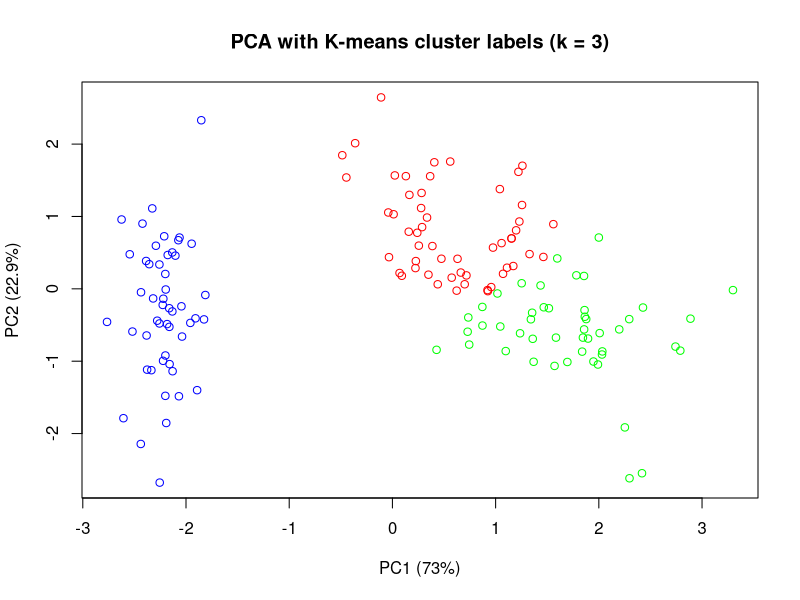
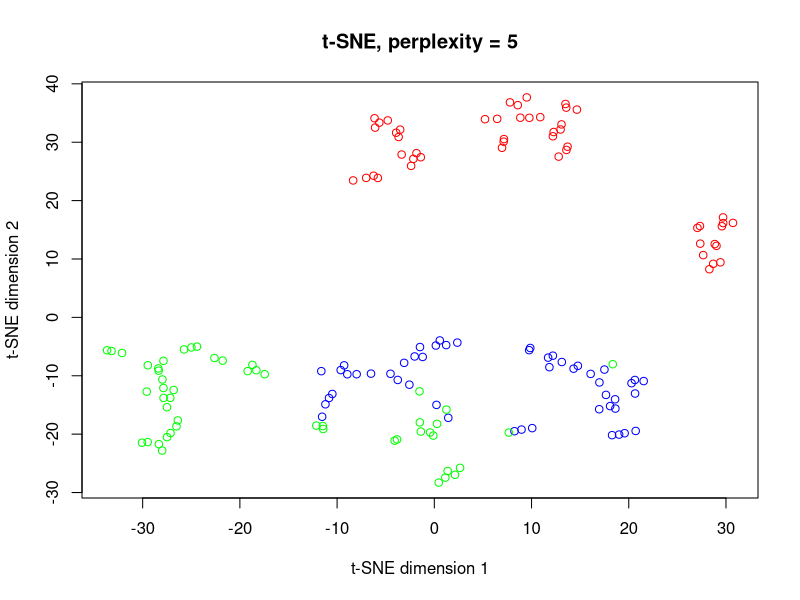
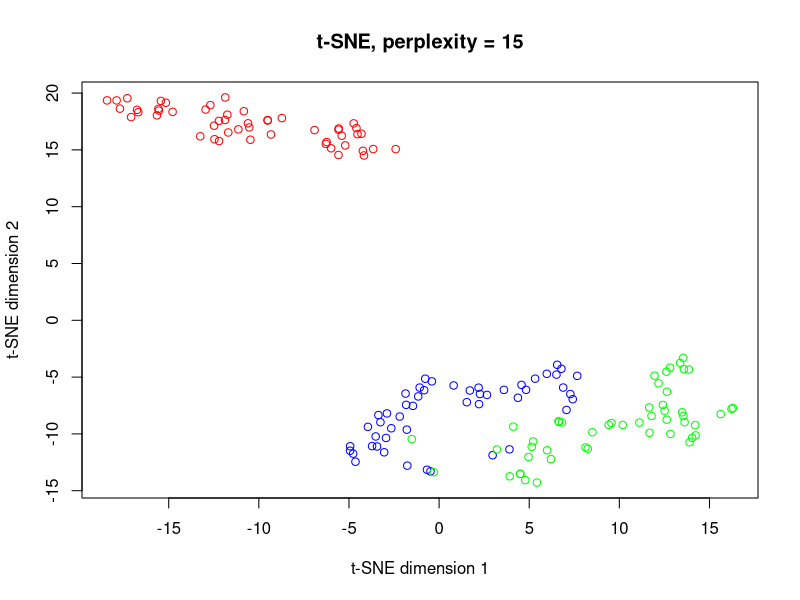
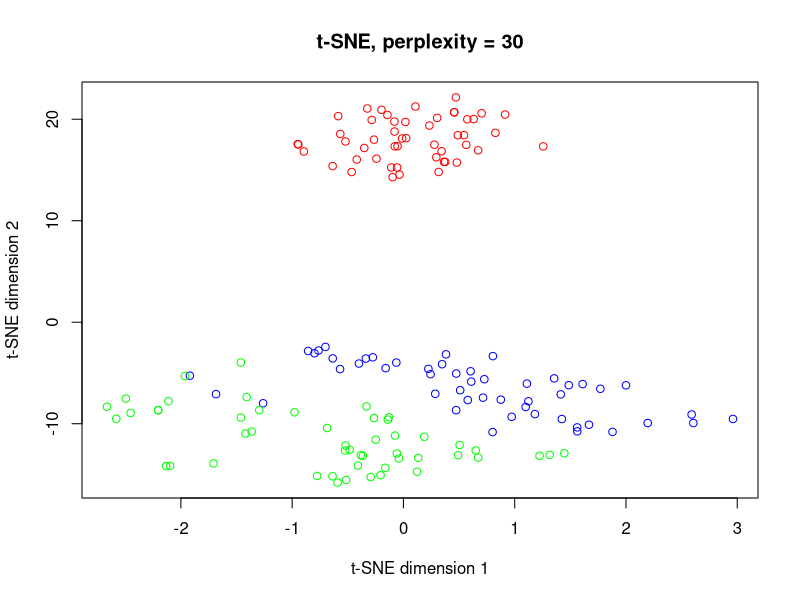
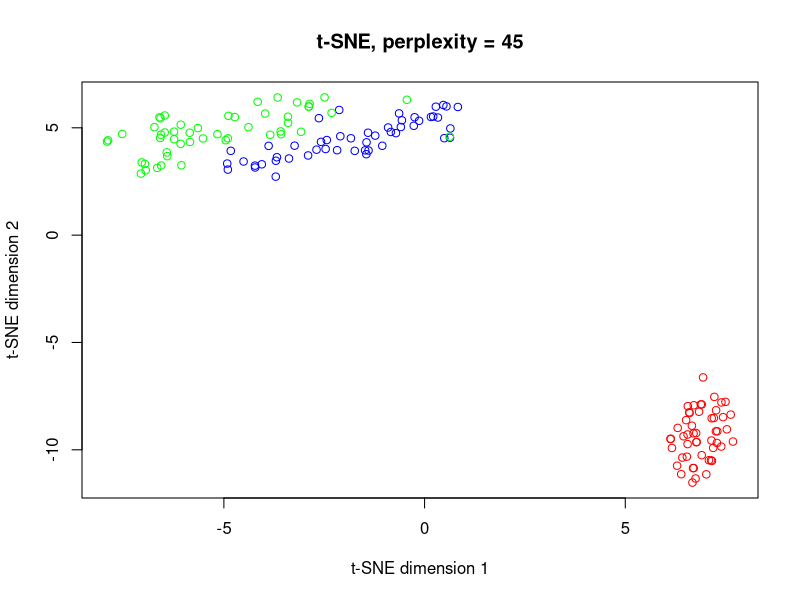

Here is the R script that generated these plots, in order:
library(datasets)
library(cluster)
library(Rtsne)
library(mclust)

data("iris")

X_raw <- iris[, 1:4]
y <- iris$Species

X <- scale(X_raw)
set.seed(123)

## Part 1
k_vals <- 2:6
silhouette_scores <- numeric(length(k_vals))

for (j in seq_along(k_vals)) {
  k <- k_vals[j]
  km <- kmeans(X, centers = k, nstart = 50)
  sil <- silhouette(km$cluster, dist(X))
  silhouette_scores[j] <- mean(sil[, "sil_width"])
}

silhouette_results <- data.frame(
  k = k_vals,
  average_silhouette = silhouette_scores
)

k_max <- silhouette_results$k[
  which.max(silhouette_results$average_silhouette)
]

set.seed(123)
km_max <- kmeans(X, centers = k_max, nstart = 100)
km3 <- kmeans(X, centers = 3, nstart = 50)

## Part 2
cat("\nContingency table: silhouette-selected clusters vs species\n")
print(table(Cluster = km_max$cluster, Species = y))

cat("\nContingency table: k=3 clusters vs species\n")
print(table(Cluster = km3$cluster, Species = y))

ari <- adjustedRandIndex(km_max$cluster, y)
cat("\nAdjusted Rand index, silhouette-selected solution:", ari, "\n")

ari3 <- adjustedRandIndex(km3$cluster, y)
cat("\nAdjusted Rand index, k=3 solution:", ari3, "\n")

## Part 3
pca <- prcomp(X)
percent_variance <- 100 * pca$sdev^2 / sum(pca$sdev^2)
pca_scores <- as.data.frame(pca$x)

cluster_colours <- c('red', 'blue','green')

pdf('PCA.pdf')
plot(
  pca_scores$PC1,
  pca_scores$PC2,
  col = cluster_colours[km3$cluster],
  xlab = paste0("PC1 (", round(percent_variance[1], 1), "%)"),
  ylab = paste0("PC2 (", round(percent_variance[2], 1), "%)"),
  main = "PCA with K-means cluster labels (k = 3)"
)
dev.off()

## Part 4
derived_raw <- data.frame(
  sepal_area = iris$Sepal.Length * iris$Sepal.Width,
  petal_area = iris$Petal.Length * iris$Petal.Width,
  sepal_ratio = iris$Sepal.Length / iris$Sepal.Width,
  petal_ratio = iris$Petal.Length / iris$Petal.Width,
  petal_to_sepal_length = iris$Petal.Length / iris$Sepal.Length,
  petal_to_sepal_width = iris$Petal.Width / iris$Sepal.Width
)

derived <- scale(derived_raw)

silhouette_derived <- numeric(length(k_vals))
for (j in seq_along(k_vals)) {
  k <- k_vals[j]
  km <- kmeans(derived, centers = k, nstart = 50)
  sil <- silhouette(km$cluster, dist(derived))
  silhouette_derived[j] <- mean(sil[, "sil_width"])
}

derived_results <- data.frame(
  k = k_vals,
  average_silhouette = silhouette_derived
)

k_derived <- derived_results$k[which.max(derived_results$average_silhouette)]
set.seed(123)
km_derived <- kmeans(derived, centers = k_derived, nstart = 100)
km3_derived <- kmeans(derived, centers = 3, nstart = 100)

cat("\nContingency table: derived-variable clusters vs species\n")
print(table(Cluster = km3_derived$cluster, Species = y))

cat("Adjusted Rand index for derived-variable clustering:",
    adjustedRandIndex(km3_derived$cluster, y), "\n")

## Part 5
perplexities <- c(5, 15, 30, 45)
tsne_results <- vector("list", length(perplexities))

for (j in seq_along(perplexities)) {
  set.seed(100 + perplexities[j])
  tsne_results[[j]] <- Rtsne(
    X,
    dims = 2,
    perplexity = perplexities[j],
    theta = 0.5,
    max_iter = 1000,
    check_duplicates = FALSE,
    pca = FALSE,
    verbose = FALSE
  )
}

par(mfrow = c(2, 2))
pdf('tsne.pdf')

for (j in seq_along(perplexities)) {
  tsne_xy <- tsne_results[[j]]$Y
  plot(
    tsne_xy,
    col = c('red', 'blue', 'green')[y],
    xlab = "t-SNE dimension 1",
    ylab = "t-SNE dimension 2",
    main = paste("t-SNE, perplexity =", perplexities[j])
  )
}
dev.off()
par(mfrow = c(1, 1))
